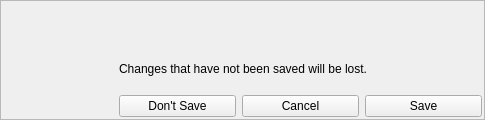
<?xml version="1.0" encoding="UTF-8"?>
<ui version="4.0">
 <class>areYouSure_popup</class>
 <widget class="QWidget" name="areYouSure_popup">
  <property name="windowModality">
   <enum>Qt::ApplicationModal</enum>
  </property>
  <property name="geometry">
   <rect>
    <x>0</x>
    <y>0</y>
    <width>485</width>
    <height>120</height>
   </rect>
  </property>
  <property name="sizePolicy">
   <sizepolicy hsizetype="Fixed" vsizetype="Fixed">
    <horstretch>0</horstretch>
    <verstretch>0</verstretch>
   </sizepolicy>
  </property>
  <property name="minimumSize">
   <size>
    <width>485</width>
    <height>120</height>
   </size>
  </property>
  <property name="maximumSize">
   <size>
    <width>485</width>
    <height>120</height>
   </size>
  </property>
  <property name="contextMenuPolicy">
   <enum>Qt::NoContextMenu</enum>
  </property>
  <property name="windowTitle">
   <string>Form</string>
  </property>
  <layout class="QGridLayout" name="gridLayout">
   <property name="leftMargin">
    <number>0</number>
   </property>
   <property name="topMargin">
    <number>0</number>
   </property>
   <property name="rightMargin">
    <number>0</number>
   </property>
   <property name="bottomMargin">
    <number>0</number>
   </property>
   <item row="0" column="0">
    <widget class="QFrame" name="main_frame">
     <property name="contextMenuPolicy">
      <enum>Qt::NoContextMenu</enum>
     </property>
     <property name="frameShape">
      <enum>QFrame::StyledPanel</enum>
     </property>
     <property name="frameShadow">
      <enum>QFrame::Raised</enum>
     </property>
     <layout class="QGridLayout" name="gridLayout_2">
      <property name="leftMargin">
       <number>2</number>
      </property>
      <property name="topMargin">
       <number>2</number>
      </property>
      <property name="rightMargin">
       <number>2</number>
      </property>
      <property name="bottomMargin">
       <number>2</number>
      </property>
      <item row="2" column="1">
       <widget class="QPushButton" name="noSave_btn">
        <property name="text">
         <string>Don't Save</string>
        </property>
       </widget>
      </item>
      <item row="2" column="2">
       <widget class="QPushButton" name="cancel_btn">
        <property name="text">
         <string>Cancel</string>
        </property>
       </widget>
      </item>
      <item row="0" column="0" rowspan="3">
       <widget class="QLabel" name="warning_icon">
        <property name="sizePolicy">
         <sizepolicy hsizetype="Fixed" vsizetype="Fixed">
          <horstretch>0</horstretch>
          <verstretch>0</verstretch>
         </sizepolicy>
        </property>
        <property name="minimumSize">
         <size>
          <width>110</width>
          <height>110</height>
         </size>
        </property>
        <property name="text">
         <string/>
        </property>
       </widget>
      </item>
      <item row="2" column="3">
       <widget class="QPushButton" name="save_btn">
        <property name="text">
         <string>Save</string>
        </property>
       </widget>
      </item>
      <item row="0" column="1" colspan="3">
       <widget class="QLabel" name="msg1_label">
        <property name="text">
         <string/>
        </property>
       </widget>
      </item>
      <item row="1" column="1" colspan="3">
       <widget class="QLabel" name="msg2_label">
        <property name="text">
         <string>Changes that have not been saved will be lost.</string>
        </property>
       </widget>
      </item>
     </layout>
    </widget>
   </item>
  </layout>
 </widget>
 <resources/>
 <connections/>
</ui>
